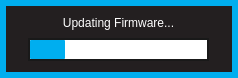
<?xml version="1.0" encoding="UTF-8"?>
<ui version="4.0">
 <class>FwProgressForm</class>
 <widget class="QWidget" name="FwProgressForm">
  <property name="geometry">
   <rect>
    <x>0</x>
    <y>0</y>
    <width>238</width>
    <height>78</height>
   </rect>
  </property>
  <property name="windowTitle">
   <string>Form</string>
  </property>
  <property name="styleSheet">
   <string notr="true">QWidget
{
	background:		rgba(35,31,32,255);
	border: 6px solid rgba(0,174,239,255);
}  

QWidget:hover
{
	/*border:				3px solid rgb(0, 126, 126)*/
}        

/* ---------- QLabels ------------*/
QLabel
{
	background:		rgba(0,0,0,0);
	color: 				white;
	font: 				7pt &quot;Corbel&quot;;
	border:				none;
}

QLabel:hover
{
	border:				none;
}  

/*---------- QProgress Bar ---------*/
QProgressBar 
{
border: 2px solid rgb(25,25,25);
padding: 0px;
background: white;
 }

QProgressBar::chunk
{
background-color: rgba(0,174,239,255);
border-radius: 1px;
}

</string>
  </property>
  <widget class="QFrame" name="warningFrame">
   <property name="geometry">
    <rect>
     <x>0</x>
     <y>0</y>
     <width>238</width>
     <height>78</height>
    </rect>
   </property>
   <property name="focusPolicy">
    <enum>Qt::NoFocus</enum>
   </property>
   <property name="styleSheet">
    <string notr="true">QFrame
{
	background:		rgba(35,31,32,255);
	border: 6px solid rgba(0,174,239,255);
}  </string>
   </property>
   <property name="frameShape">
    <enum>QFrame::StyledPanel</enum>
   </property>
   <property name="frameShadow">
    <enum>QFrame::Raised</enum>
   </property>
   <widget class="QFrame" name="warningSubFrame">
    <property name="geometry">
     <rect>
      <x>8</x>
      <y>8</y>
      <width>221</width>
      <height>61</height>
     </rect>
    </property>
    <property name="focusPolicy">
     <enum>Qt::NoFocus</enum>
    </property>
    <property name="styleSheet">
     <string notr="true">QFrame 
{
background: rgba(0,0,0,0);
border:none;
}
</string>
    </property>
    <property name="frameShape">
     <enum>QFrame::StyledPanel</enum>
    </property>
    <property name="frameShadow">
     <enum>QFrame::Raised</enum>
    </property>
    <widget class="QLabel" name="found">
     <property name="geometry">
      <rect>
       <x>0</x>
       <y>-1</y>
       <width>221</width>
       <height>31</height>
      </rect>
     </property>
     <property name="focusPolicy">
      <enum>Qt::NoFocus</enum>
     </property>
     <property name="styleSheet">
      <string notr="true">font: 10pt &quot;Corbel&quot;;</string>
     </property>
     <property name="text">
      <string>Updating Firmware...</string>
     </property>
     <property name="alignment">
      <set>Qt::AlignCenter</set>
     </property>
    </widget>
    <widget class="QProgressBar" name="progressBar">
     <property name="geometry">
      <rect>
       <x>20</x>
       <y>30</y>
       <width>181</width>
       <height>23</height>
      </rect>
     </property>
     <property name="focusPolicy">
      <enum>Qt::NoFocus</enum>
     </property>
     <property name="styleSheet">
      <string notr="true"/>
     </property>
     <property name="value">
      <number>20</number>
     </property>
     <property name="alignment">
      <set>Qt::AlignCenter</set>
     </property>
     <property name="textVisible">
      <bool>false</bool>
     </property>
    </widget>
   </widget>
  </widget>
 </widget>
 <resources/>
 <connections/>
</ui>
